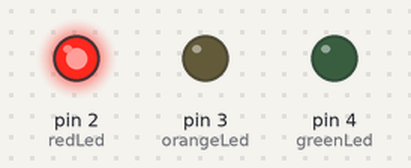
A sketch run on a simulated Arduino Uno, built with avr-gcc and run on an emulated ATmega328P. Shown: output pins drawn as LEDs (lit = HIGH).

Above: at 2.5 s.
At 7.5 s:
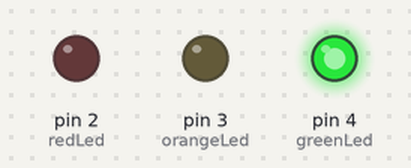
At 10.7 s:
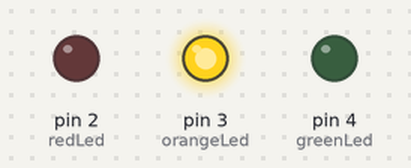
Timing chart, 0 to 15.0 s (numbered marks = the images above):
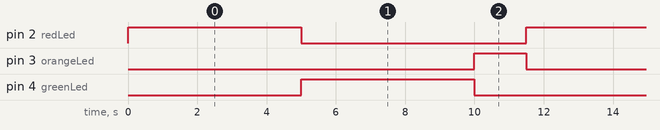

Measured:
- by itself, pin 2 (redLed), pin 4 (greenLed): alternates HIGH for 5.0 s and LOW for 6.5 s
- by itself, pin 3 (orangeLed): alternates HIGH for 1.5 s and LOW for 10.0 s
- by itself, everything shown: repeats every 11.5 s, in 3 steps

The sketch:

traffic_light.ino
```cpp
// Feu tricolore simple.
// J'ai garde des temps assez longs pour bien voir les changements.

const int redLed = 2;
const int orangeLed = 3;
const int greenLed = 4;

void setup()
{
  pinMode(redLed, OUTPUT);
  pinMode(orangeLed, OUTPUT);
  pinMode(greenLed, OUTPUT);
}

void allOff()
{
  digitalWrite(redLed, LOW);
  digitalWrite(orangeLed, LOW);
  digitalWrite(greenLed, LOW);
}

void loop()
{
  allOff();
  digitalWrite(redLed, HIGH);
  delay(5000);

  allOff();
  digitalWrite(greenLed, HIGH);
  delay(5000);

  allOff();
  digitalWrite(orangeLed, HIGH);
  delay(1500);
}
```
